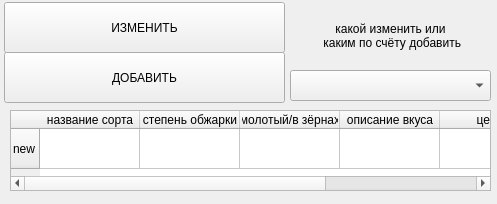
<?xml version="1.0" encoding="UTF-8"?>
<ui version="4.0">
 <class>Form</class>
 <widget class="QWidget" name="Form">
  <property name="geometry">
   <rect>
    <x>0</x>
    <y>0</y>
    <width>497</width>
    <height>204</height>
   </rect>
  </property>
  <property name="windowTitle">
   <string>Form</string>
  </property>
  <widget class="QPushButton" name="change">
   <property name="geometry">
    <rect>
     <x>4</x>
     <y>2</y>
     <width>281</width>
     <height>51</height>
    </rect>
   </property>
   <property name="text">
    <string>ИЗМЕНИТЬ</string>
   </property>
  </widget>
  <widget class="QPushButton" name="add">
   <property name="geometry">
    <rect>
     <x>4</x>
     <y>52</y>
     <width>281</width>
     <height>51</height>
    </rect>
   </property>
   <property name="text">
    <string>ДОБАВИТЬ</string>
   </property>
  </widget>
  <widget class="QTableWidget" name="tableWidget">
   <property name="geometry">
    <rect>
     <x>10</x>
     <y>110</y>
     <width>481</width>
     <height>81</height>
    </rect>
   </property>
   <attribute name="horizontalHeaderCascadingSectionResizes">
    <bool>false</bool>
   </attribute>
   <attribute name="verticalHeaderDefaultSectionSize">
    <number>40</number>
   </attribute>
   <row>
    <property name="text">
     <string>new</string>
    </property>
   </row>
   <column>
    <property name="text">
     <string>название сорта</string>
    </property>
   </column>
   <column>
    <property name="text">
     <string>степень обжарки</string>
    </property>
   </column>
   <column>
    <property name="text">
     <string>молотый/в зёрнах</string>
    </property>
   </column>
   <column>
    <property name="text">
     <string>описание вкуса</string>
    </property>
   </column>
   <column>
    <property name="text">
     <string>цена</string>
    </property>
   </column>
   <column>
    <property name="text">
     <string>объём упаковки в граммах</string>
    </property>
   </column>
   <item row="0" column="0">
    <property name="text">
     <string/>
    </property>
   </item>
  </widget>
  <widget class="QComboBox" name="comboBox">
   <property name="geometry">
    <rect>
     <x>290</x>
     <y>70</y>
     <width>201</width>
     <height>31</height>
    </rect>
   </property>
  </widget>
  <widget class="QLabel" name="label">
   <property name="geometry">
    <rect>
     <x>290</x>
     <y>10</y>
     <width>201</width>
     <height>51</height>
    </rect>
   </property>
   <property name="text">
    <string>какой изменить или
 каким по счёту добавить</string>
   </property>
   <property name="alignment">
    <set>Qt::AlignCenter</set>
   </property>
  </widget>
 </widget>
 <resources/>
 <connections/>
</ui>
